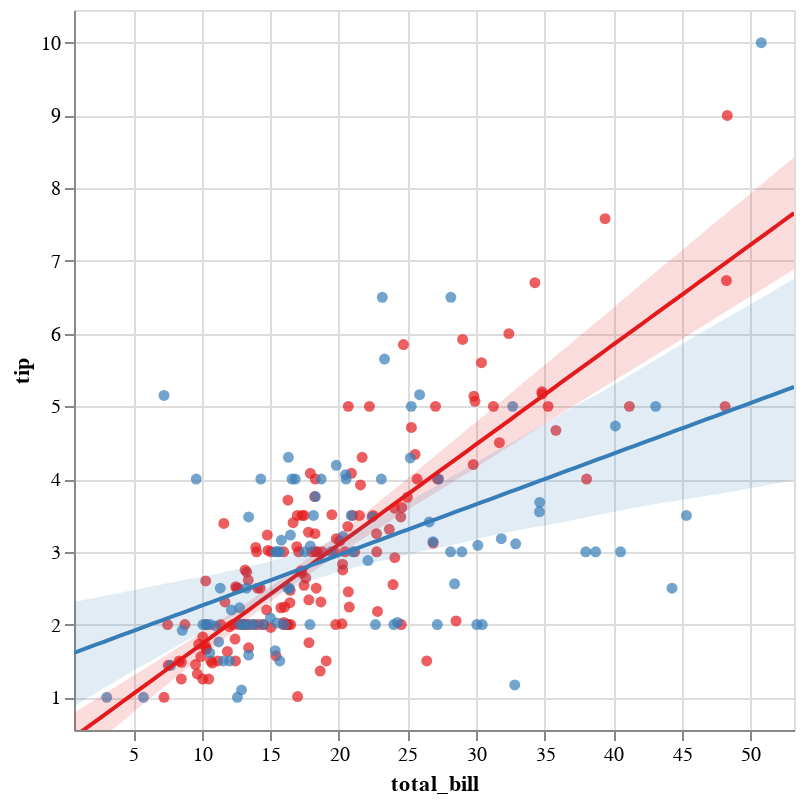

Notebook code for this chart:
### Code cell
display(salt.lmplot(x="total_bill", y="tip", hue="smoker", data=tips, palette="Set1"))
g = sns.lmplot(x="total_bill", y="tip", hue="smoker", data=tips, palette="Set1")

### Figure 1 — Vega-Lite specification as saved in the notebook (floating-point values rounded to 4 significant figures; data arrays with more than 128 entries replaced by an {"elided": "..."} marker saying what was removed)
{"$schema": "https://vega.github.io/schema/vega-lite/v2.4.1.json", "config": {"view": {"height": 300, "width": 400}}, "height": 360, "layer": [{"data": {"values": {"elided": "151 records"}}, "encoding": {"color": {"value": "rgba(228.0,26.0,28.0,1)"}, "x": {"axis": {"title": "total_bill"}, "field": "total_bill", "scale": {"domain": [0.683, 53.2], "nice": false}, "type": "quantitative"}, "y": {"axis": {"title": "tip"}, "field": "tip", "scale": {"domain": [0.55, 10.45], "nice": false}, "type": "quantitative"}}, "mark": {"clip": true, "type": "circle"}}, {"data": {"values": [{"day": "Sat", "sex": "Male", "size": 4, "smoker": "Yes", "time": "Dinner", "tip": 3, "total_bill": 38.01}, {"day": "Sat", "sex": "Male", "size": 2, "smoker": "Yes", "time": "Dinner", "tip": 1.76, "total_bill": 11.24}, {"day": "Sat", "sex": "Male", "size": 2, "smoker": "Yes", "time": "Dinner", "tip": 3.21, "total_bill": 20.29}, {"day": "Sat", "sex": "Male", "size": 2, "smoker": "Yes", "time": "Dinner", "tip": 2, "total_bill": 13.81}, {"day": "Sat", "sex": "Male", "size": 2, "smoker": "Yes", "time": "Dinner", "tip": 1.98, "total_bill": 11.02}, {"day": "Sat", "sex": "Male", "size": 4, "smoker": "Yes", "time": "Dinner", "tip": 3.76, "total_bill": 18.29}, {"day": "Sat", "sex": "Female", "size": 1, "smoker": "Yes", "time": "Dinner", "tip": 1, "total_bill": 3.07}, {"day": "Sat", "sex": "Male", "size": 2, "smoker": "Yes", "time": "Dinner", "tip": 2.09, "total_bill": 15.01}, {"day": "Sat", "sex": "Female", "size": 2, "smoker": "Yes", "time": "Dinner", "tip": 3.14, "total_bill": 26.86}, {"day": "Sat", "sex": "Female", "size": 2, "smoker": "Yes", "time": "Dinner", "tip": 5, "total_bill": 25.28}, {"day": "Sat", "sex": "Male", "size": 2, "smoker": "Yes", "time": "Dinner", "tip": 3.08, "total_bill": 17.92}, {"day": "Thur", "sex": "Male", "size": 2, "smoker": "Yes", "time": "Lunch", "tip": 3, "total_bill": 19.44}, {"day": "Thur", "sex": "Male", "size": 2, "smoker": "Yes", "time": "Lunch", "tip": 5, "total_bill": 32.68}, {"day": "Fri", "sex": "Male", "size": 2, "smoker": "Yes", "time": "Dinner", "tip": 3, "total_bill": 28.97}, {"day": "Fri", "sex": "Female", "size": 2, "smoker": "Yes", "time": "Dinner", "tip": 1, "total_bill": 5.75}, {"day": "Fri", "sex": "Female", "size": 2, "smoker": "Yes", "time": "Dinner", "tip": 4.3, "total_bill": 16.32}, {"day": "Fri", "sex": "Male", "size": 4, "smoker": "Yes", "time": "Dinner", "tip": 4.73, "total_bill": 40.17}, {"day": "Fri", "sex": "Male", "size": 2, "smoker": "Yes", "time": "Dinner", "tip": 4, "total_bill": 27.28}, {"day": "Fri", "sex": "Male", "size": 2, "smoker": "Yes", "time": "Dinner", "tip": 1.5, "total_bill": 12.03}, {"day": "Fri", "sex": "Male", "size": 2, "smoker": "Yes", "time": "Dinner", "tip": 3, "total_bill": 21.01}, {"day": "Fri", "sex": "Female", "size": 2, "smoker": "Yes", "time": "Dinner", "tip": 2.5, "total_bill": 11.35}, {"day": "Fri", "sex": "Female", "size": 2, "smoker": "Yes", "time": "Dinner", "tip": 3, "total_bill": 15.38}, {"day": "Sat", "sex": "Female", "size": 3, "smoker": "Yes", "time": "Dinner", "tip": 2.5, "total_bill": 44.3}, {"day": "Sat", "sex": "Female", "size": 2, "smoker": "Yes", "time": "Dinner", "tip": 3.48, "total_bill": 22.42}, {"day": "Sat", "sex": "Male", "size": 2, "smoker": "Yes", "time": "Dinner", "tip": 1.64, "total_bill": 15.36}, {"day": "Sat", "sex": "Male", "size": 2, "smoker": "Yes", "time": "Dinner", "tip": 4.06, "total_bill": 20.49}, {"day": "Sat", "sex": "Male", "size": 2, "smoker": "Yes", "time": "Dinner", "tip": 4.29, "total_bill": 25.21}, {"day": "Sat", "sex": "Female", "size": 2, "smoker": "Yes", "time": "Dinner", "tip": 4, "total_bill": 14.31}, {"day": "Thur", "sex": "Male", "size": 2, "smoker": "Yes", "time": "Lunch", "tip": 2, "total_bill": 16}, {"day": "Sun", "sex": "Female", "size": 2, "smoker": "Yes", "time": "Dinner", "tip": 3, "total_bill": 17.51}, {"day": "Sat", "sex": "Female", "size": 2, "smoker": "Yes", "time": "Dinner", "tip": 1.61, "total_bill": 10.59}, {"day": "Sat", "sex": "Female", "size": 2, "smoker": "Yes", "time": "Dinner", "tip": 2, "total_bill": 10.63}, {"day": "Sat", "sex": "Male", "size": 3, "smoker": "Yes", "time": "Dinner", "tip": 10, "total_bill": 50.81}, {"day": "Sat", "sex": "Male", "size": 2, "smoker": "Yes", "time": "Dinner", "tip": 3.16, "total_bill": 15.81}, {"day": "Sun", "sex": "Male", "size": 2, "smoker": "Yes", "time": "Dinner", "tip": 5.15, "total_bill": 7.25}, {"day": "Sun", "sex": "Male", "size": 2, "smoker": "Yes", "time": "Dinner", "tip": 3.18, "total_bill": 31.85}, {"day": "Sun", "sex": "Male", "size": 2, "smoker": "Yes", "time": "Dinner", "tip": 4, "total_bill": 16.82}, {"day": "Sun", "sex": "Male", "size": 2, "smoker": "Yes", "time": "Dinner", "tip": 3.11, "total_bill": 32.9}, {"day": "Sun", "sex": "Male", "size": 2, "smoker": "Yes", "time": "Dinner", "tip": 2, "total_bill": 17.89}, {"day": "Sun", "sex": "Male", "size": 2, "smoker": "Yes", "time": "Dinner", "tip": 2, "total_bill": 14.48}, {"day": "Sun", "sex": "Female", "size": 2, "smoker": "Yes", "time": "Dinner", "tip": 4, "total_bill": 9.6}, {"day": "Sun", "sex": "Male", "size": 2, "smoker": "Yes", "time": "Dinner", "tip": 3.55, "total_bill": 34.63}, {"day": "Sun", "sex": "Male", "size": 4, "smoker": "Yes", "time": "Dinner", "tip": 3.68, "total_bill": 34.65}, {"day": "Sun", "sex": "Male", "size": 2, "smoker": "Yes", "time": "Dinner", "tip": 5.65, "total_bill": 23.33}, {"day": "Sun", "sex": "Male", "size": 3, "smoker": "Yes", "time": "Dinner", "tip": 3.5, "total_bill": 45.35}, {"day": "Sun", "sex": "Male", "size": 4, "smoker": "Yes", "time": "Dinner", "tip": 6.5, "total_bill": 23.17}, {"day": "Sun", "sex": "Male", "size": 2, "smoker": "Yes", "time": "Dinner", "tip": 3, "total_bill": 40.55}, {"day": "Sun", "sex": "Female", "size": 3, "smoker": "Yes", "time": "Dinner", "tip": 3.5, "total_bill": 20.9}, {"day": "Sun", "sex": "Male", "size": 5, "smoker": "Yes", "time": "Dinner", "tip": 2, "total_bill": 30.46}, {"day": "Sun", "sex": "Female", "size": 3, "smoker": "Yes", "time": "Dinner", "tip": 3.5, "total_bill": 18.15}, {"day": "Sun", "sex": "Male", "size": 3, "smoker": "Yes", "time": "Dinner", "tip": 4, "total_bill": 23.1}, {"day": "Sun", "sex": "Male", "size": 2, "smoker": "Yes", "time": "Dinner", "tip": 1.5, "total_bill": 15.69}, {"day": "Thur", "sex": "Female", "size": 2, "smoker": "Yes", "time": "Lunch", "tip": 4.19, "total_bill": 19.81}, {"day": "Thur", "sex": "Male", "size": 2, "smoker": "Yes", "time": "Lunch", "tip": 2.56, "total_bill": 28.44}, {"day": "Thur", "sex": "Male", "size": 2, "smoker": "Yes", "time": "Lunch", "tip": 2.02, "total_bill": 15.48}, {"day": "Thur", "sex": "Male", "size": 2, "smoker": "Yes", "time": "Lunch", "tip": 4, "total_bill": 16.58}, {"day": "Thur", "sex": "Male", "size": 2, "smoker": "Yes", "time": "Lunch", "tip": 2, "total_bill": 10.34}, {"day": "Thur", "sex": "Female", "size": 4, "smoker": "Yes", "time": "Lunch", "tip": 5, "total_bill": 43.11}, {"day": "Thur", "sex": "Female", "size": 2, "smoker": "Yes", "time": "Lunch", "tip": 2, "total_bill": 13}, {"day": "Thur", "sex": "Male", "size": 2, "smoker": "Yes", "time": "Lunch", "tip": 2, "total_bill": 13.51}, {"day": "Thur", "sex": "Male", "size": 3, "smoker": "Yes", "time": "Lunch", "tip": 4, "total_bill": 18.71}, {"day": "Thur", "sex": "Female", "size": 2, "smoker": "Yes", "time": "Lunch", "tip": 2.01, "total_bill": 12.74}, {"day": "Thur", "sex": "Female", "size": 2, "smoker": "Yes", "time": "Lunch", "tip": 2, "total_bill": 13}, {"day": "Thur", "sex": "Female", "size": 2, "smoker": "Yes", "time": "Lunch", "tip": 2.5, "total_bill": 16.4}, {"day": "Thur", "sex": "Male", "size": 4, "smoker": "Yes", "time": "Lunch", "tip": 4, "total_bill": 20.53}, {"day": "Thur", "sex": "Female", "size": 3, "smoker": "Yes", "time": "Lunch", "tip": 3.23, "total_bill": 16.47}, {"day": "Sat", "sex": "Male", "size": 3, "smoker": "Yes", "time": "Dinner", "tip": 3.41, "total_bill": 26.59}, {"day": "Sat", "sex": "Male", "size": 4, "smoker": "Yes", "time": "Dinner", "tip": 3, "total_bill": 38.73}, {"day": "Sat", "sex": "Male", "size": 2, "smoker": "Yes", "time": "Dinner", "tip": 2.03, "total_bill": 24.27}, {"day": "Sat", "sex": "Female", "size": 2, "smoker": "Yes", "time": "Dinner", "tip": 2.23, "total_bill": 12.76}, {"day": "Sat", "sex": "Male", "size": 3, "smoker": "Yes", "time": "Dinner", "tip": 2, "total_bill": 30.06}, {"day": "Sat", "sex": "Male", "size": 4, "smoker": "Yes", "time": "Dinner", "tip": 5.16, "total_bill": 25.89}, {"day": "Sat", "sex": "Female", "size": 2, "smoker": "Yes", "time": "Dinner", "tip": 2.5, "total_bill": 13.27}, {"day": "Sat", "sex": "Female", "size": 3, "smoker": "Yes", "time": "Dinner", "tip": 6.5, "total_bill": 28.17}, {"day": "Sat", "sex": "Female", "size": 2, "smoker": "Yes", "time": "Dinner", "tip": 1.1, "total_bill": 12.9}, {"day": "Sat", "sex": "Male", "size": 5, "smoker": "Yes", "time": "Dinner", "tip": 3, "total_bill": 28.15}, {"day": "Sat", "sex": "Male", "size": 2, "smoker": "Yes", "time": "Dinner", "tip": 1.5, "total_bill": 11.59}, {"day": "Sat", "sex": "Male", "size": 2, "smoker": "Yes", "time": "Dinner", "tip": 1.44, "total_bill": 7.74}, {"day": "Sat", "sex": "Female", "size": 4, "smoker": "Yes", "time": "Dinner", "tip": 3.09, "total_bill": 30.14}, {"day": "Fri", "sex": "Male", "size": 2, "smoker": "Yes", "time": "Lunch", "tip": 2.2, "total_bill": 12.16}, {"day": "Fri", "sex": "Female", "size": 2, "smoker": "Yes", "time": "Lunch", "tip": 3.48, "total_bill": 13.42}, {"day": "Fri", "sex": "Male", "size": 1, "smoker": "Yes", "time": "Lunch", "tip": 1.92, "total_bill": 8.58}, {"day": "Fri", "sex": "Male", "size": 2, "smoker": "Yes", "time": "Lunch", "tip": 1.58, "total_bill": 13.42}, {"day": "Fri", "sex": "Female", "size": 2, "smoker": "Yes", "time": "Lunch", "tip": 2.5, "total_bill": 16.27}, {"day": "Fri", "sex": "Female", "size": 2, "smoker": "Yes", "time": "Lunch", "tip": 2, "total_bill": 10.09}, {"day": "Sat", "sex": "Female", "size": 2, "smoker": "Yes", "time": "Dinner", "tip": 2.88, "total_bill": 22.12}, {"day": "Sat", "sex": "Male", "size": 4, "smoker": "Yes", "time": "Dinner", "tip": 2, "total_bill": 24.01}, {"day": "Sat", "sex": "Male", "size": 3, "smoker": "Yes", "time": "Dinner", "tip": 3, "total_bill": 15.69}, {"day": "Sat", "sex": "Male", "size": 2, "smoker": "Yes", "time": "Dinner", "tip": 3, "total_bill": 15.53}, {"day": "Sat", "sex": "Male", "size": 2, "smoker": "Yes", "time": "Dinner", "tip": 1, "total_bill": 12.6}, {"day": "Sat", "sex": "Male", "size": 2, "smoker": "Yes", "time": "Dinner", "tip": 1.17, "total_bill": 32.83}, {"day": "Sat", "sex": "Female", "size": 2, "smoker": "Yes", "time": "Dinner", "tip": 2, "total_bill": 27.18}, {"day": "Sat", "sex": "Male", "size": 2, "smoker": "Yes", "time": "Dinner", "tip": 2, "total_bill": 22.67}]}, "encoding": {"color": {"value": "rgba(55.0,126.0,184.0,1)"}, "x": {"axis": {"title": "total_bill"}, "field": "total_bill", "scale": {"domain": [0.683, 53.2], "nice": false}, "type": "quantitative"}, "y": {"axis": {"title": "tip"}, "field": "tip", "scale": {"domain": [0.55, 10.45], "nice": false}, "type": "quantitative"}}, "mark": {"clip": true, "type": "circle"}}, {"data": {"values": [{"x": 0.683, "y": 0.4537}, {"x": 1.213, "y": 0.5265}, {"x": 1.744, "y": 0.5993}, {"x": 2.274, "y": 0.672}, {"x": 2.805, "y": 0.7448}, {"x": 3.335, "y": 0.8175}, {"x": 3.866, "y": 0.8903}, {"x": 4.396, "y": 0.963}, {"x": 4.927, "y": 1.036}, {"x": 5.457, "y": 1.109}, {"x": 5.987, "y": 1.181}, {"x": 6.518, "y": 1.254}, {"x": 7.048, "y": 1.327}, {"x": 7.579, "y": 1.4}, {"x": 8.109, "y": 1.472}, {"x": 8.64, "y": 1.545}, {"x": 9.17, "y": 1.618}, {"x": 9.701, "y": 1.691}, {"x": 10.23, "y": 1.763}, {"x": 10.76, "y": 1.836}, {"x": 11.29, "y": 1.909}, {"x": 11.82, "y": 1.982}, {"x": 12.35, "y": 2.054}, {"x": 12.88, "y": 2.127}, {"x": 13.41, "y": 2.2}, {"x": 13.94, "y": 2.273}, {"x": 14.47, "y": 2.345}, {"x": 15.01, "y": 2.418}, {"x": 15.54, "y": 2.491}, {"x": 16.07, "y": 2.564}, {"x": 16.6, "y": 2.636}, {"x": 17.13, "y": 2.709}, {"x": 17.66, "y": 2.782}, {"x": 18.19, "y": 2.855}, {"x": 18.72, "y": 2.927}, {"x": 19.25, "y": 3.0}, {"x": 19.78, "y": 3.073}, {"x": 20.31, "y": 3.146}, {"x": 20.84, "y": 3.218}, {"x": 21.37, "y": 3.291}, {"x": 21.9, "y": 3.364}, {"x": 22.43, "y": 3.437}, {"x": 22.96, "y": 3.509}, {"x": 23.49, "y": 3.582}, {"x": 24.02, "y": 3.655}, {"x": 24.55, "y": 3.728}, {"x": 25.08, "y": 3.8}, {"x": 25.61, "y": 3.873}, {"x": 26.14, "y": 3.946}, {"x": 26.67, "y": 4.019}, {"x": 27.21, "y": 4.091}, {"x": 27.74, "y": 4.164}, {"x": 28.27, "y": 4.237}, {"x": 28.8, "y": 4.31}, {"x": 29.33, "y": 4.382}, {"x": 29.86, "y": 4.455}, {"x": 30.39, "y": 4.528}, {"x": 30.92, "y": 4.601}, {"x": 31.45, "y": 4.673}, {"x": 31.98, "y": 4.746}, {"x": 32.51, "y": 4.819}, {"x": 33.04, "y": 4.892}, {"x": 33.57, "y": 4.964}, {"x": 34.1, "y": 5.037}, {"x": 34.63, "y": 5.11}, {"x": 35.16, "y": 5.183}, {"x": 35.69, "y": 5.255}, {"x": 36.22, "y": 5.328}, {"x": 36.75, "y": 5.401}, {"x": 37.28, "y": 5.474}, {"x": 37.81, "y": 5.546}, {"x": 38.34, "y": 5.619}, {"x": 38.88, "y": 5.692}, {"x": 39.41, "y": 5.765}, {"x": 39.94, "y": 5.838}, {"x": 40.47, "y": 5.91}, {"x": 41.0, "y": 5.983}, {"x": 41.53, "y": 6.056}, {"x": 42.06, "y": 6.129}, {"x": 42.59, "y": 6.201}, {"x": 43.12, "y": 6.274}, {"x": 43.65, "y": 6.347}, {"x": 44.18, "y": 6.42}, {"x": 44.71, "y": 6.492}, {"x": 45.24, "y": 6.565}, {"x": 45.77, "y": 6.638}, {"x": 46.3, "y": 6.711}, {"x": 46.83, "y": 6.783}, {"x": 47.36, "y": 6.856}, {"x": 47.89, "y": 6.929}, {"x": 48.42, "y": 7.002}, {"x": 48.95, "y": 7.074}, {"x": 49.48, "y": 7.147}, {"x": 50.01, "y": 7.22}, {"x": 50.54, "y": 7.293}, {"x": 51.08, "y": 7.365}, {"x": 51.61, "y": 7.438}, {"x": 52.14, "y": 7.511}, {"x": 52.67, "y": 7.584}, {"x": 53.2, "y": 7.656}]}, "encoding": {"color": {"value": "rgba(228.0,26.0,28.0,1)"}, "x": {"field": "x", "scale": {"domain": [0.683, 53.2], "nice": false}, "type": "quantitative"}, "y": {"field": "y", "scale": {"domain": [0.55, 10.45], "nice": false}, "type": "quantitative"}}, "mark": {"clip": true, "type": "line"}}, {"data": {"values": [{"x": 0.683, "y1": 0.1181, "y2": 0.7885}, {"x": 1.213, "y1": 0.2014, "y2": 0.8494}, {"x": 1.744, "y1": 0.2846, "y2": 0.9107}, {"x": 2.274, "y1": 0.3678, "y2": 0.9734}, {"x": 2.805, "y1": 0.4498, "y2": 1.036}, {"x": 3.335, "y1": 0.5318, "y2": 1.099}, {"x": 3.866, "y1": 0.6123, "y2": 1.161}, {"x": 4.396, "y1": 0.6957, "y2": 1.224}, {"x": 4.927, "y1": 0.7809, "y2": 1.286}, {"x": 5.457, "y1": 0.8649, "y2": 1.346}, {"x": 5.987, "y1": 0.9479, "y2": 1.409}, {"x": 6.518, "y1": 1.029, "y2": 1.471}, {"x": 7.048, "y1": 1.11, "y2": 1.538}, {"x": 7.579, "y1": 1.191, "y2": 1.6}, {"x": 8.109, "y1": 1.272, "y2": 1.663}, {"x": 8.64, "y1": 1.353, "y2": 1.727}, {"x": 9.17, "y1": 1.433, "y2": 1.792}, {"x": 9.701, "y1": 1.512, "y2": 1.857}, {"x": 10.23, "y1": 1.592, "y2": 1.926}, {"x": 10.76, "y1": 1.671, "y2": 1.99}, {"x": 11.29, "y1": 1.755, "y2": 2.054}, {"x": 11.82, "y1": 1.836, "y2": 2.119}, {"x": 12.35, "y1": 1.92, "y2": 2.186}, {"x": 12.88, "y1": 2.001, "y2": 2.25}, {"x": 13.41, "y1": 2.081, "y2": 2.316}, {"x": 13.94, "y1": 2.159, "y2": 2.384}, {"x": 14.47, "y1": 2.236, "y2": 2.451}, {"x": 15.01, "y1": 2.315, "y2": 2.52}, {"x": 15.54, "y1": 2.39, "y2": 2.592}, {"x": 16.07, "y1": 2.462, "y2": 2.668}, {"x": 16.6, "y1": 2.534, "y2": 2.743}, {"x": 17.13, "y1": 2.601, "y2": 2.821}, {"x": 17.66, "y1": 2.669, "y2": 2.9}, {"x": 18.19, "y1": 2.738, "y2": 2.977}, {"x": 18.72, "y1": 2.804, "y2": 3.054}, {"x": 19.25, "y1": 2.87, "y2": 3.133}, {"x": 19.78, "y1": 2.936, "y2": 3.216}, {"x": 20.31, "y1": 3.006, "y2": 3.291}, {"x": 20.84, "y1": 3.071, "y2": 3.372}, {"x": 21.37, "y1": 3.135, "y2": 3.452}, {"x": 21.9, "y1": 3.198, "y2": 3.535}, {"x": 22.43, "y1": 3.262, "y2": 3.613}, {"x": 22.96, "y1": 3.326, "y2": 3.694}, {"x": 23.49, "y1": 3.39, "y2": 3.775}, {"x": 24.02, "y1": 3.454, "y2": 3.854}, {"x": 24.55, "y1": 3.518, "y2": 3.935}, {"x": 25.08, "y1": 3.582, "y2": 4.017}, {"x": 25.61, "y1": 3.646, "y2": 4.098}, {"x": 26.14, "y1": 3.71, "y2": 4.183}, {"x": 26.67, "y1": 3.771, "y2": 4.267}, {"x": 27.21, "y1": 3.829, "y2": 4.348}, {"x": 27.74, "y1": 3.892, "y2": 4.429}, {"x": 28.27, "y1": 3.955, "y2": 4.513}, {"x": 28.8, "y1": 4.018, "y2": 4.597}, {"x": 29.33, "y1": 4.077, "y2": 4.681}, {"x": 29.86, "y1": 4.14, "y2": 4.761}, {"x": 30.39, "y1": 4.204, "y2": 4.842}, {"x": 30.92, "y1": 4.269, "y2": 4.923}, {"x": 31.45, "y1": 4.333, "y2": 5.008}, {"x": 31.98, "y1": 4.397, "y2": 5.094}, {"x": 32.51, "y1": 4.459, "y2": 5.175}, {"x": 33.04, "y1": 4.522, "y2": 5.26}, {"x": 33.57, "y1": 4.585, "y2": 5.344}, {"x": 34.1, "y1": 4.648, "y2": 5.427}, {"x": 34.63, "y1": 4.711, "y2": 5.509}, {"x": 35.16, "y1": 4.774, "y2": 5.592}, {"x": 35.69, "y1": 4.837, "y2": 5.674}, {"x": 36.22, "y1": 4.9, "y2": 5.758}, {"x": 36.75, "y1": 4.963, "y2": 5.841}, {"x": 37.28, "y1": 5.025, "y2": 5.924}, {"x": 37.81, "y1": 5.087, "y2": 6.007}, {"x": 38.34, "y1": 5.148, "y2": 6.092}, {"x": 38.88, "y1": 5.21, "y2": 6.173}, {"x": 39.41, "y1": 5.273, "y2": 6.257}, {"x": 39.94, "y1": 5.335, "y2": 6.343}, {"x": 40.47, "y1": 5.396, "y2": 6.428}, {"x": 41.0, "y1": 5.458, "y2": 6.514}, {"x": 41.53, "y1": 5.52, "y2": 6.598}, {"x": 42.06, "y1": 5.582, "y2": 6.682}, {"x": 42.59, "y1": 5.644, "y2": 6.765}, {"x": 43.12, "y1": 5.706, "y2": 6.848}, {"x": 43.65, "y1": 5.767, "y2": 6.931}, {"x": 44.18, "y1": 5.828, "y2": 7.014}, {"x": 44.71, "y1": 5.888, "y2": 7.096}, {"x": 45.24, "y1": 5.951, "y2": 7.179}, {"x": 45.77, "y1": 6.014, "y2": 7.262}, {"x": 46.3, "y1": 6.076, "y2": 7.346}, {"x": 46.83, "y1": 6.139, "y2": 7.431}, {"x": 47.36, "y1": 6.202, "y2": 7.514}, {"x": 47.89, "y1": 6.264, "y2": 7.596}, {"x": 48.42, "y1": 6.326, "y2": 7.679}, {"x": 48.95, "y1": 6.388, "y2": 7.762}, {"x": 49.48, "y1": 6.45, "y2": 7.845}, {"x": 50.01, "y1": 6.512, "y2": 7.928}, {"x": 50.54, "y1": 6.574, "y2": 8.011}, {"x": 51.08, "y1": 6.636, "y2": 8.093}, {"x": 51.61, "y1": 6.698, "y2": 8.176}, {"x": 52.14, "y1": 6.76, "y2": 8.259}, {"x": 52.67, "y1": 6.822, "y2": 8.342}, {"x": 53.2, "y1": 6.884, "y2": 8.425}]}, "encoding": {"color": {"value": "rgba(228.0,26.0,28.0,1)"}, "opacity": {"value": 0.15}, "x": {"field": "x", "scale": {"domain": [0.683, 53.2], "nice": false}, "type": "quantitative"}, "y": {"field": "y1", "scale": {"domain": [0.55, 10.45], "nice": false}, "type": "quantitative"}, "y2": {"field": "y2", "type": "quantitative"}}, "mark": {"clip": true, "type": "area"}}, {"data": {"values": [{"x": 0.683, "y": 1.612}, {"x": 1.213, "y": 1.649}, {"x": 1.744, "y": 1.686}, {"x": 2.274, "y": 1.723}, {"x": 2.805, "y": 1.759}, {"x": 3.335, "y": 1.796}, {"x": 3.866, "y": 1.833}, {"x": 4.396, "y": 1.87}, {"x": 4.927, "y": 1.907}, {"x": 5.457, "y": 1.944}, {"x": 5.987, "y": 1.981}, {"x": 6.518, "y": 2.018}, {"x": 7.048, "y": 2.055}, {"x": 7.579, "y": 2.092}, {"x": 8.109, "y": 2.129}, {"x": 8.64, "y": 2.166}, {"x": 9.17, "y": 2.202}, {"x": 9.701, "y": 2.239}, {"x": 10.23, "y": 2.276}, {"x": 10.76, "y": 2.313}, {"x": 11.29, "y": 2.35}, {"x": 11.82, "y": 2.387}, {"x": 12.35, "y": 2.424}, {"x": 12.88, "y": 2.461}, {"x": 13.41, "y": 2.498}, {"x": 13.94, "y": 2.535}, {"x": 14.47, "y": 2.572}, {"x": 15.01, "y": 2.608}, {"x": 15.54, "y": 2.645}, {"x": 16.07, "y": 2.682}, {"x": 16.6, "y": 2.719}, {"x": 17.13, "y": 2.756}, {"x": 17.66, "y": 2.793}, {"x": 18.19, "y": 2.83}, {"x": 18.72, "y": 2.867}, {"x": 19.25, "y": 2.904}, {"x": 19.78, "y": 2.941}, {"x": 20.31, "y": 2.978}, {"x": 20.84, "y": 3.015}, {"x": 21.37, "y": 3.051}, {"x": 21.9, "y": 3.088}, {"x": 22.43, "y": 3.125}, {"x": 22.96, "y": 3.162}, {"x": 23.49, "y": 3.199}, {"x": 24.02, "y": 3.236}, {"x": 24.55, "y": 3.273}, {"x": 25.08, "y": 3.31}, {"x": 25.61, "y": 3.347}, {"x": 26.14, "y": 3.384}, {"x": 26.67, "y": 3.421}, {"x": 27.21, "y": 3.457}, {"x": 27.74, "y": 3.494}, {"x": 28.27, "y": 3.531}, {"x": 28.8, "y": 3.568}, {"x": 29.33, "y": 3.605}, {"x": 29.86, "y": 3.642}, {"x": 30.39, "y": 3.679}, {"x": 30.92, "y": 3.716}, {"x": 31.45, "y": 3.753}, {"x": 31.98, "y": 3.79}, {"x": 32.51, "y": 3.827}, {"x": 33.04, "y": 3.864}, {"x": 33.57, "y": 3.9}, {"x": 34.1, "y": 3.937}, {"x": 34.63, "y": 3.974}, {"x": 35.16, "y": 4.011}, {"x": 35.69, "y": 4.048}, {"x": 36.22, "y": 4.085}, {"x": 36.75, "y": 4.122}, {"x": 37.28, "y": 4.159}, {"x": 37.81, "y": 4.196}, {"x": 38.34, "y": 4.233}, {"x": 38.88, "y": 4.27}, {"x": 39.41, "y": 4.307}, {"x": 39.94, "y": 4.343}, {"x": 40.47, "y": 4.38}, {"x": 41.0, "y": 4.417}, {"x": 41.53, "y": 4.454}, {"x": 42.06, "y": 4.491}, {"x": 42.59, "y": 4.528}, {"x": 43.12, "y": 4.565}, {"x": 43.65, "y": 4.602}, {"x": 44.18, "y": 4.639}, {"x": 44.71, "y": 4.676}, {"x": 45.24, "y": 4.713}, {"x": 45.77, "y": 4.749}, {"x": 46.3, "y": 4.786}, {"x": 46.83, "y": 4.823}, {"x": 47.36, "y": 4.86}, {"x": 47.89, "y": 4.897}, {"x": 48.42, "y": 4.934}, {"x": 48.95, "y": 4.971}, {"x": 49.48, "y": 5.008}, {"x": 50.01, "y": 5.045}, {"x": 50.54, "y": 5.082}, {"x": 51.08, "y": 5.119}, {"x": 51.61, "y": 5.156}, {"x": 52.14, "y": 5.192}, {"x": 52.67, "y": 5.229}, {"x": 53.2, "y": 5.266}]}, "encoding": {"color": {"value": "rgba(55.0,126.0,184.0,1)"}, "x": {"field": "x", "scale": {"domain": [0.683, 53.2], "nice": false}, "type": "quantitative"}, "y": {"field": "y", "scale": {"domain": [0.55, 10.45], "nice": false}, "type": "quantitative"}}, "mark": {"clip": true, "type": "line"}}, {"data": {"values": [{"x": 0.683, "y1": 0.8743, "y2": 2.31}, {"x": 1.213, "y1": 0.9357, "y2": 2.33}, {"x": 1.744, "y1": 1.001, "y2": 2.35}, {"x": 2.274, "y1": 1.06, "y2": 2.37}, {"x": 2.805, "y1": 1.121, "y2": 2.39}, {"x": 3.335, "y1": 1.177, "y2": 2.409}, {"x": 3.866, "y1": 1.238, "y2": 2.429}, {"x": 4.396, "y1": 1.296, "y2": 2.449}, {"x": 4.927, "y1": 1.356, "y2": 2.47}, {"x": 5.457, "y1": 1.413, "y2": 2.49}, {"x": 5.987, "y1": 1.467, "y2": 2.51}, {"x": 6.518, "y1": 1.521, "y2": 2.53}, {"x": 7.048, "y1": 1.579, "y2": 2.55}, {"x": 7.579, "y1": 1.64, "y2": 2.57}, {"x": 8.109, "y1": 1.693, "y2": 2.59}, {"x": 8.64, "y1": 1.752, "y2": 2.612}, {"x": 9.17, "y1": 1.809, "y2": 2.63}, {"x": 9.701, "y1": 1.865, "y2": 2.645}, {"x": 10.23, "y1": 1.918, "y2": 2.665}, {"x": 10.76, "y1": 1.968, "y2": 2.685}, {"x": 11.29, "y1": 2.018, "y2": 2.703}, {"x": 11.82, "y1": 2.071, "y2": 2.73}, {"x": 12.35, "y1": 2.121, "y2": 2.75}, {"x": 12.88, "y1": 2.17, "y2": 2.775}, {"x": 13.41, "y1": 2.222, "y2": 2.795}, {"x": 13.94, "y1": 2.275, "y2": 2.823}, {"x": 14.47, "y1": 2.329, "y2": 2.844}, {"x": 15.01, "y1": 2.37, "y2": 2.867}, {"x": 15.54, "y1": 2.418, "y2": 2.903}, {"x": 16.07, "y1": 2.462, "y2": 2.937}, {"x": 16.6, "y1": 2.5, "y2": 2.963}, {"x": 17.13, "y1": 2.54, "y2": 2.997}, {"x": 17.66, "y1": 2.58, "y2": 3.021}, {"x": 18.19, "y1": 2.618, "y2": 3.05}, {"x": 18.72, "y1": 2.651, "y2": 3.091}, {"x": 19.25, "y1": 2.679, "y2": 3.14}, {"x": 19.78, "y1": 2.716, "y2": 3.188}, {"x": 20.31, "y1": 2.744, "y2": 3.23}, {"x": 20.84, "y1": 2.77, "y2": 3.274}, {"x": 21.37, "y1": 2.799, "y2": 3.322}, {"x": 21.9, "y1": 2.82, "y2": 3.372}, {"x": 22.43, "y1": 2.843, "y2": 3.422}, {"x": 22.96, "y1": 2.866, "y2": 3.469}, {"x": 23.49, "y1": 2.891, "y2": 3.525}, {"x": 24.02, "y1": 2.913, "y2": 3.583}, {"x": 24.55, "y1": 2.937, "y2": 3.637}, {"x": 25.08, "y1": 2.965, "y2": 3.694}, {"x": 25.61, "y1": 2.989, "y2": 3.748}, {"x": 26.14, "y1": 3.011, "y2": 3.807}, {"x": 26.67, "y1": 3.03, "y2": 3.861}, {"x": 27.21, "y1": 3.05, "y2": 3.917}, {"x": 27.74, "y1": 3.072, "y2": 3.98}, {"x": 28.27, "y1": 3.092, "y2": 4.04}, {"x": 28.8, "y1": 3.115, "y2": 4.094}, {"x": 29.33, "y1": 3.139, "y2": 4.153}, {"x": 29.86, "y1": 3.165, "y2": 4.212}, {"x": 30.39, "y1": 3.192, "y2": 4.27}, {"x": 30.92, "y1": 3.212, "y2": 4.328}, {"x": 31.45, "y1": 3.236, "y2": 4.385}, {"x": 31.98, "y1": 3.26, "y2": 4.439}, {"x": 32.51, "y1": 3.277, "y2": 4.491}, {"x": 33.04, "y1": 3.297, "y2": 4.544}, {"x": 33.57, "y1": 3.314, "y2": 4.604}, {"x": 34.1, "y1": 3.335, "y2": 4.663}, {"x": 34.63, "y1": 3.352, "y2": 4.717}, {"x": 35.16, "y1": 3.367, "y2": 4.771}, {"x": 35.69, "y1": 3.384, "y2": 4.832}, {"x": 36.22, "y1": 3.403, "y2": 4.893}, {"x": 36.75, "y1": 3.424, "y2": 4.954}, {"x": 37.28, "y1": 3.444, "y2": 5.015}, {"x": 37.81, "y1": 3.465, "y2": 5.068}, {"x": 38.34, "y1": 3.486, "y2": 5.115}, {"x": 38.88, "y1": 3.507, "y2": 5.164}, {"x": 39.41, "y1": 3.527, "y2": 5.224}, {"x": 39.94, "y1": 3.548, "y2": 5.283}, {"x": 40.47, "y1": 3.565, "y2": 5.343}, {"x": 41.0, "y1": 3.585, "y2": 5.402}, {"x": 41.53, "y1": 3.604, "y2": 5.462}, {"x": 42.06, "y1": 3.621, "y2": 5.521}, {"x": 42.59, "y1": 3.64, "y2": 5.581}, {"x": 43.12, "y1": 3.658, "y2": 5.641}, {"x": 43.65, "y1": 3.674, "y2": 5.7}, {"x": 44.18, "y1": 3.69, "y2": 5.76}, {"x": 44.71, "y1": 3.706, "y2": 5.819}, {"x": 45.24, "y1": 3.722, "y2": 5.879}, {"x": 45.77, "y1": 3.738, "y2": 5.938}, {"x": 46.3, "y1": 3.754, "y2": 5.998}, {"x": 46.83, "y1": 3.77, "y2": 6.057}, {"x": 47.36, "y1": 3.786, "y2": 6.115}, {"x": 47.89, "y1": 3.802, "y2": 6.172}, {"x": 48.42, "y1": 3.819, "y2": 6.23}, {"x": 48.95, "y1": 3.837, "y2": 6.288}, {"x": 49.48, "y1": 3.856, "y2": 6.345}, {"x": 50.01, "y1": 3.874, "y2": 6.403}, {"x": 50.54, "y1": 3.892, "y2": 6.461}, {"x": 51.08, "y1": 3.911, "y2": 6.519}, {"x": 51.61, "y1": 3.931, "y2": 6.577}, {"x": 52.14, "y1": 3.947, "y2": 6.636}, {"x": 52.67, "y1": 3.966, "y2": 6.695}, {"x": 53.2, "y1": 3.985, "y2": 6.754}]}, "encoding": {"color": {"value": "rgba(55.0,126.0,184.0,1)"}, "opacity": {"value": 0.15}, "x": {"field": "x", "scale": {"domain": [0.683, 53.2], "nice": false}, "type": "quantitative"}, "y": {"field": "y1", "scale": {"domain": [0.55, 10.45], "nice": false}, "type": "quantitative"}, "y2": {"field": "y2", "type": "quantitative"}}, "mark": {"clip": true, "type": "area"}}], "title": "", "width": 360}
